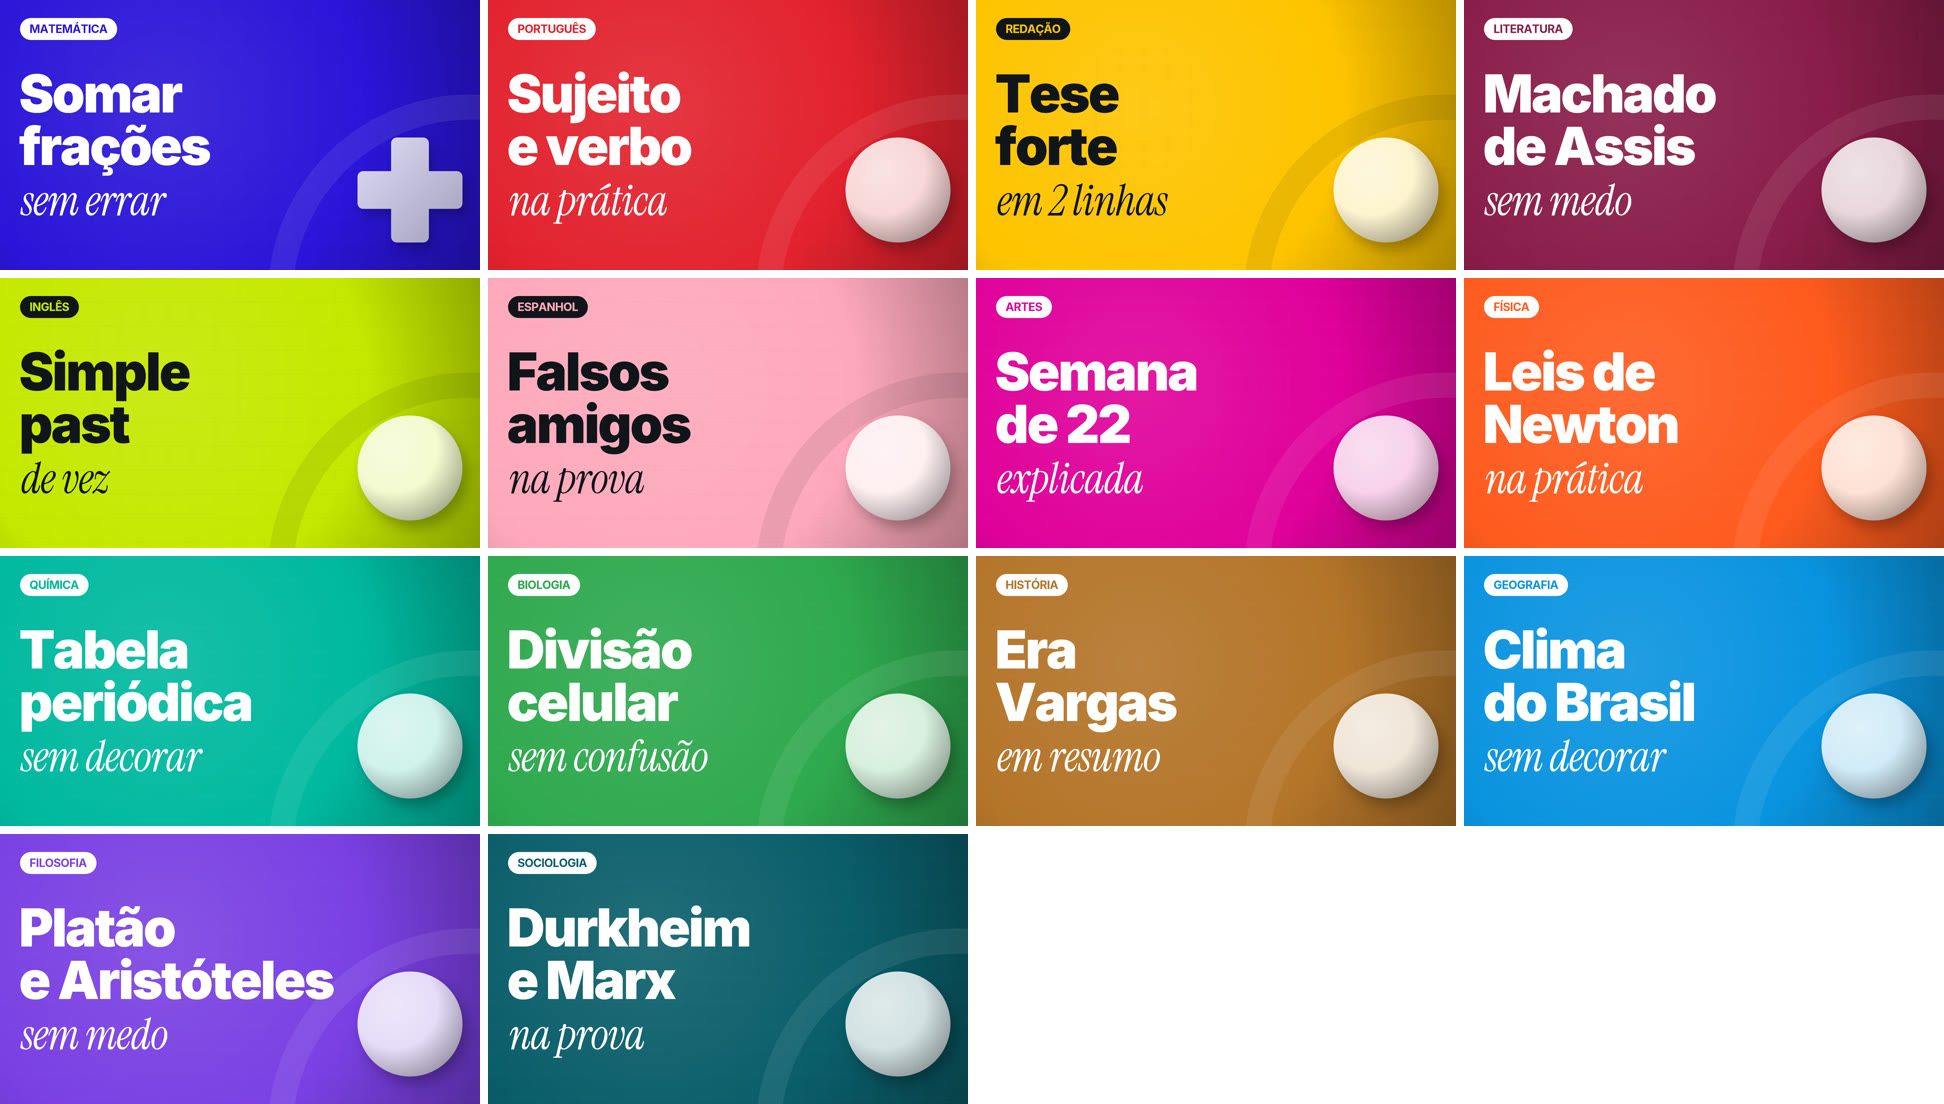

Python code for this plot:
"""Folha de conferência: o mesmo modelo de capa na cor de cada matéria. Uso: python folha_materias.py"""
import subprocess, sys
from pathlib import Path
RAIZ = Path(__file__).resolve().parents[3]
sys.path.insert(0, str(RAIZ / "_ferramentas"))
import skia
import editorial as E

AMOSTRA = {"Matemática": ("Somar", "frações", "sem errar"), "Português": ("Sujeito", "e verbo", "na prática"),
           "Redação": ("Tese", "forte", "em 2 linhas"), "Literatura": ("Machado", "de Assis", "sem medo"),
           "Inglês": ("Simple", "past", "de vez"), "Espanhol": ("Falsos", "amigos", "na prova"),
           "Artes": ("Semana", "de 22", "explicada"), "Física": ("Leis de", "Newton", "na prática"),
           "Química": ("Tabela", "periódica", "sem decorar"), "Biologia": ("Divisão", "celular", "sem confusão"),
           "História": ("Era", "Vargas", "em resumo"), "Geografia": ("Clima", "do Brasil", "sem decorar"),
           "Filosofia": ("Platão", "e Aristóteles", "sem medo"), "Sociologia": ("Durkheim", "e Marx", "na prova")}
pasta = Path(__file__).parent
quadros = pasta / "_quadros"; quadros.mkdir(exist_ok=True)
s = skia.Surface(E.W, E.H)
lista = []
for i, (m, (a, b, it)) in enumerate(AMOSTRA.items()):
    E.capa_modelo(s.getCanvas(), m, a, b, it)
    f = quadros / f"q{i:02d}.png"; s.makeImageSnapshot().save(str(f), skia.kPNG); lista.append(f)
(quadros / "l.txt").write_text("".join(f"file '{f.name}'\n" for f in lista), encoding="utf-8")
subprocess.run(["ffmpeg", "-v", "error", "-y", "-f", "concat", "-i", str(quadros / "l.txt"), "-vf",
                "scale=480:-1,tile=4x4:padding=8:color=white", "-frames:v", "1", "-q:v", "3", str(pasta / "folha_materias.jpg")], check=True)
for f in quadros.iterdir():
    f.unlink()
quadros.rmdir()
